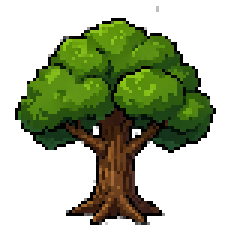
#> input picture assets/trees/tree_1.png, 80 x 82 px, found by its file name (shown 3 times larger); its folder holds only this picture in this run
$ python process_textures.py
#> lines starting #> are read from the running program, lines starting #| are printed output that depends on the picture
#> in process_texture, img is the input picture: PIL image 80x82 RGBA; mean R, G, B, A 23.9, 33, 7.2, 99.2
import os
from PIL import Image

ASSETS = "C:/Users/DZV/Desktop/проверка способностей с нуля/assets"

def remove_background_and_crop(img, target_size=None):
    """Remove magenta/white/gray backgrounds, crop to content, optionally resize"""
#> called with target_size = (80, 100)
    img = img.convert("RGBA")
    pixels = img.load()
    w, h = img.size
#> w = 80; h = 82

    for y in range(h):
        for x in range(w):
            r, g, b, a = pixels[x, y]

            is_bg = False

            # Magenta background
            if r > 180 and g < 100 and b > 180:
                is_bg = True
            # Stronger magenta
            elif r > 150 and g < 120 and b > 150 and (r + b) > 350:
                is_bg = True
            # White checkerboard
            elif r > 240 and g > 240 and b > 240:
                is_bg = True
            # Light gray checkerboard
            elif r > 200 and g > 200 and b > 200 and abs(r - g) < 30 and abs(g - b) < 30:
                is_bg = True
            # Pure magenta
            elif r == 255 and g == 0 and b == 255:
                is_bg = True
            # Near magenta
            elif r > 200 and g < 50 and b > 200:
                is_bg = True

            if is_bg:
                pixels[x, y] = (0, 0, 0, 0)

    # Crop to content
    bbox = img.getbbox()
#> bbox = (5, 2, 72, 75)
    if bbox is None:
        return img

    img = img.crop(bbox)
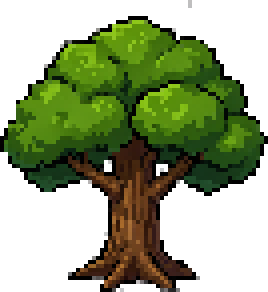
#> img: PIL image 67x73 RGBA (shown 4 times larger); mean R, G, B, A 32.1, 44.3, 9.6, 133.1; transparent parts drawn white

    # Resize if target size specified
    if target_size:
        w, h = img.size
#> w = 67; h = 73
        ratio = min(target_size[0] / w, target_size[1] / h)
#> ratio = 1.19
        new_w = max(1, int(w * ratio))
#> new_w = 80
        new_h = max(1, int(h * ratio))
#> new_h = 87
        img = img.resize((new_w, new_h), Image.NEAREST)
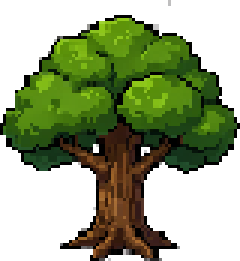
#> img: PIL image 80x87 RGBA (shown 3 times larger); mean R, G, B, A 32.1, 44.3, 9.7, 133.4; transparent parts drawn white

    return img

def process_texture(filepath, target_size=None):
    try:
        img = Image.open(filepath)
        processed = remove_background_and_crop(img, target_size)
        processed.save(filepath)
        return f"OK: {os.path.basename(filepath)} -> {processed.size}"
    except Exception as e:
        return f"ERR: {os.path.basename(filepath)}: {e}"

results = []

# Trees: target ~80px
for i in range(1, 11):
    path = f"{ASSETS}/trees/tree_{i}.png"
    if os.path.exists(path):
        results.append(process_texture(path, (80, 100)))

# Rocks: target ~50px
for i in range(1, 6):
    path = f"{ASSETS}/rocks/rock_{i}.png"
    if os.path.exists(path):
        results.append(process_texture(path, (50, 50)))

# Grass: target 100x100
for i in range(1, 11):
    path = f"{ASSETS}/grass/grass_{i}.png"
    if os.path.exists(path):
        results.append(process_texture(path, (100, 100)))

# Slimes: target ~48px
for name in ["slime_green", "slime_red", "slime_blue"]:
    path = f"{ASSETS}/slimes/{name}.png"
    if os.path.exists(path):
        results.append(process_texture(path, (48, 48)))

# Player: target ~48px
results.append(process_texture(f"{ASSETS}/player.png", (48, 48)))

# Campfire frames: target ~32px
for name in ["campfire_0", "campfire_1", "campfire_2", "campfire_3"]:
    results.append(process_texture(f"{ASSETS}/{name}.png", (32, 32)))

# Tools: target ~32px
for name in ["sword", "pickaxe", "shovel"]:
    results.append(process_texture(f"{ASSETS}/{name}.png", (32, 32)))

# Items: target ~24px
for name in ["herb", "goldflower", "wood_item"]:
    results.append(process_texture(f"{ASSETS}/{name}.png", (24, 24)))

# Lake
results.append(process_texture(f"{ASSETS}/lake.png", (300, 250)))

# Old fallback textures
for name in ["tree", "rock", "grass", "slime"]:
    path = f"{ASSETS}/{name}.png"
    if os.path.exists(path):
        sz = (64, 64) if name != "grass" else (100, 100)
        results.append(process_texture(path, sz))

for r in results:
    print(r)
